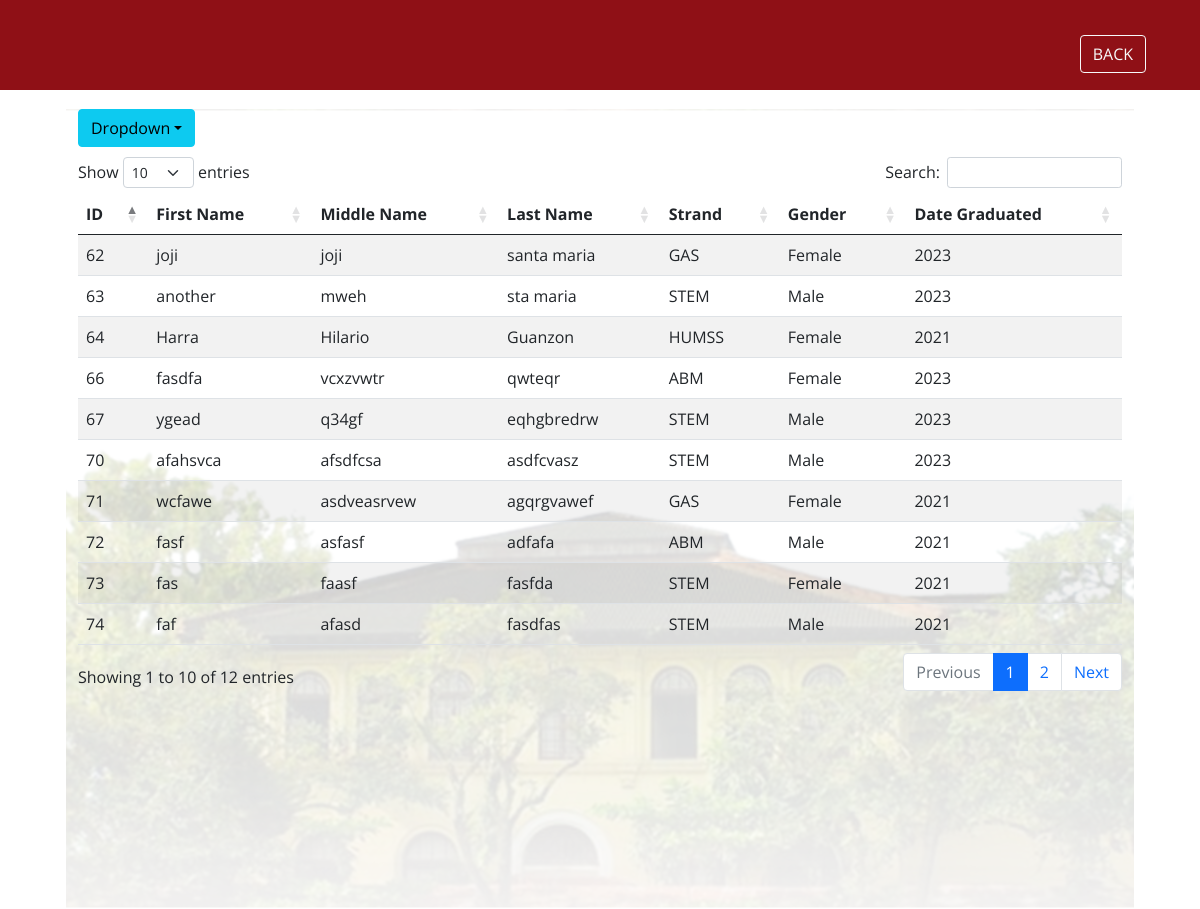
Screenshot of /listshs.php with the database file from the repository.
### tables this page shows
CREATE TABLE `seniorhighschool` (
  `id` int(11) NOT NULL,
  `name` varchar(225) NOT NULL,
  `middle` varchar(225) NOT NULL,
  `last` varchar(225) NOT NULL,
  `gender` varchar(225) NOT NULL,
  `strand` varchar(225) NOT NULL,
  `dategraduated` int(11) NOT NULL
);

### listshs.php (the view, shortened to what this page needs)
<!DOCTYPE html>
<html>
<head>
  <link rel="stylesheet" href="https://cdn.datatables.net/1.10.18/css/dataTables.bootstrap4.min.css">
  <link href="https://cdn.jsdelivr.net/npm/simple-datatables@latest/dist/style.css" rel="stylesheet" />
  <link href="https://cdnjs.cloudflare.com/ajax/libs/twitter-bootstrap/5.2.0/css/bootstrap.min.css" rel="stylesheet" />
  <link href="https://cdn.datatables.net/1.13.3/css/dataTables.bootstrap5.min.csss" rel="stylesheet" />
  <link href="vendor/bootstrap/css/bootstrap.min.css" rel="stylesheet">
  <link rel="stylesheet" href="assets/css/fontawesome.css">
  <link rel="stylesheet" href="assets/css/main.css">
  <link rel="stylesheet" href="assets/css/animated.css">
  <link rel="stylesheet" href="assets/css/owl.css">
<header class="header-area header-sticky wow slideInDown" data-wow-duration="0.75s" data-wow-delay="0s">
  <div class="container">
    <div class="row">
      <div class="col-12">
        <nav class="main-nav">
          <a href="index.php">
            <button type="button" class="btn btn-outline-light" style="margin-top: 35px; float: right">BACK</button></a>
</head>
<body>
  <div class="container"style="justify-content: center; padding-top: 10%;">
    <div class="row">
      <section class="vh-100" style="background-image: url('assets/images/MAINN.png');background-position: center;">
        <div class="col-md-12">
          <div class="table-responsive">
            <table id="example" class="table table-striped table-boardered table-hover" style="width:100%">
            <div class="btn-group">
              <thead>
                <tr>
                  <th>ID</th>
                  <th>First Name</th>
                  <th>Middle Name</th>
                  <th>Last Name</th>
                  <th>Strand</th>
                  <th>Gender</th>
                  <th>Date Graduated</th>
                </tr>
              </thead>
<div class="dropdown">
  <button class="btn btn-info dropdown-toggle">Dropdown</button>
  <div style="padding-top: 10px;">
  </div>
</div>
              <tbody>
                        <?php
                        $servername = "localhost";
                        $username = "root";
                        $password = "";
                        $dbname = "alumni";
                        $conn = mysqli_connect($servername, $username, $password, $dbname);
                        $sql = "SELECT * FROM seniorhighschool WHERE id=id";
                        $result = $conn->query($sql);
                        while ($row = $result->fetch_assoc()) {
                          echo "
                    <tr>
                    <td>  $row[id] </td>
                     <td>  $row[name]  </td>
                     <td>  $row[middle]  </td>
                      <td>  $row[last]  </td>
                      <td>  $row[strand]  </td>
                      <td>  $row[gender]  </td>
                      <td>  $row[dategraduated]  </td>
                       </tr>
                    ";
                        }
                        ?>
                      </tbody>
                    </table>
          </body>
</html>

### assets/css/main.css (style rules this page uses)
html, body, div, span, applet, object, iframe, h1, h2, h3, h4, h5, h6, p, blockquote, div pre, a, abbr, acronym, address, big, cite, code, del, dfn, em, font, img, ins, kbd, q, s, samp, small, strike, strong, sub, sup, tt, var, b, u, i, center, dl, dt, dd, ol, ul, li, figure, header, nav, section, article, aside, footer, figcaption { margin: 0; padding: 0; border: 0; outline: 0; }
header, nav, section, article, aside, footer, hgroup { display: block; }
* { box-sizing: border-box; }
html, body { font-family: 'Open Sans', sans-serif; font-weight: 400; background-color: #fff; -ms-text-size-adjust: 100%; -webkit-font-smoothing: antialiased; -moz-osx-font-smoothing: grayscale; }
a { text-decoration: none !important; }
html, body { background: #fff; font-family: 'Open Sans', sans-serif; }
.header-area { background-color: #8f1016; position: absolute; top: 0px; left: 0px; right: 0px; z-index: 100; height: 90px; -webkit-transition: all .5s ease 0s; -moz-transition: all .5s ease 0s; -o-transition: all .5s ease 0s; transition: all .5s ease 0s; }
.header-area.header-sticky { min-height: 80px; }
@media (max-width: 1200px) { .header-area .main-nav:before { display: none; } }

### listshs.php (style rules this page uses)
.dropdown { position: relative; display: inline-block; }

### rows the page displays
seniorhighschool: id "62", name "joji", middle "joji", last "santa maria", strand "GAS", gender "Female", dategraduated "2023"
seniorhighschool: id "63", name "another", middle "mweh", last "sta maria", strand "STEM", gender "Male", dategraduated "2023"
seniorhighschool: id "64", name "Harra", middle "Hilario", last "Guanzon", strand "HUMSS", gender "Female", dategraduated "2021"
seniorhighschool: id "66", name "fasdfa", middle "vcxzvwtr", last "qwteqr", strand "ABM", gender "Female", dategraduated "2023"
seniorhighschool: id "67", name "ygead", middle "q34gf", last "eqhgbredrw", strand "STEM", gender "Male", dategraduated "2023"
seniorhighschool: id "70", name "afahsvca", middle "afsdfcsa", last "asdfcvasz", strand "STEM", gender "Male", dategraduated "2023"
seniorhighschool: id "71", name "wcfawe", middle "asdveasrvew", last "agqrgvawef", strand "GAS", gender "Female", dategraduated "2021"
seniorhighschool: id "72", name "fasf", middle "asfasf", last "adfafa", strand "ABM", gender "Male", dategraduated "2021"
seniorhighschool: id "73", name "fas", middle "faasf", last "fasfda", strand "STEM", gender "Female", dategraduated "2021"
seniorhighschool: id "74", name "faf", middle "afasd", last "fasdfas", strand "STEM", gender "Male", dategraduated "2021"
